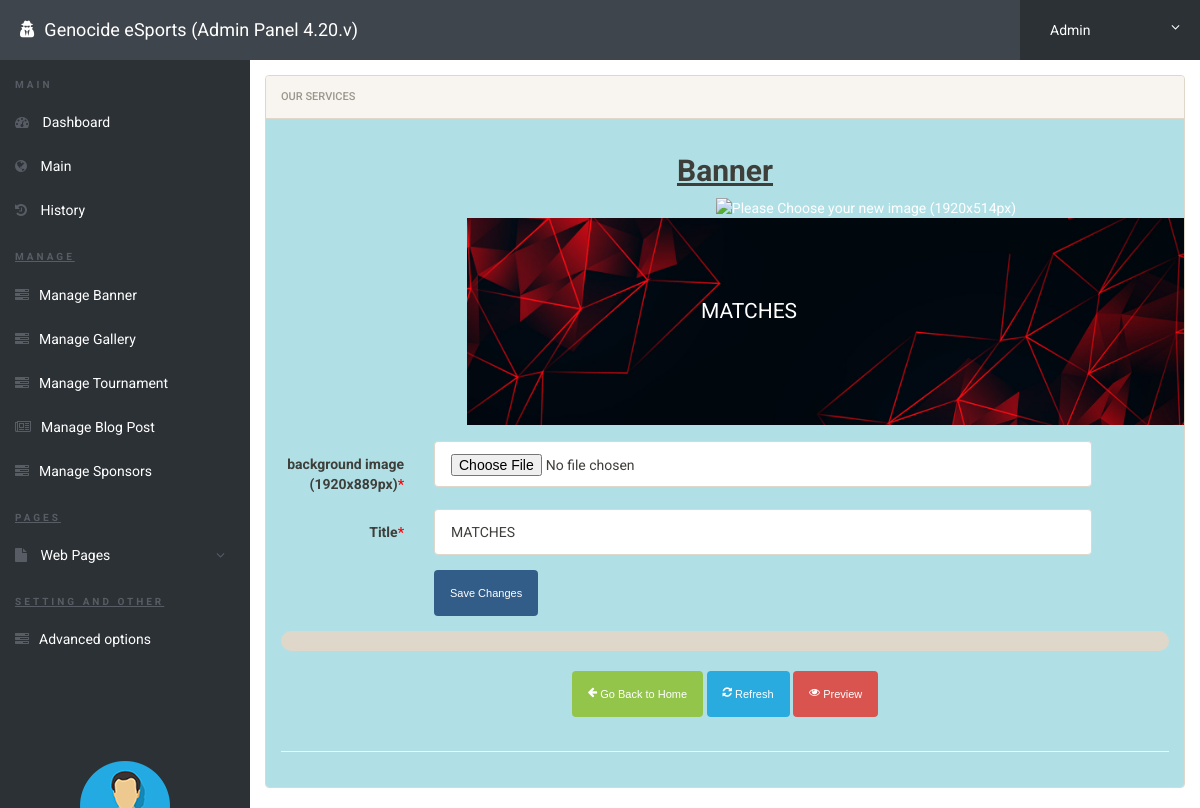
The page /gncadmin/matches-page.php (signed in) on the database its author committed.
### tables this page shows
CREATE TABLE `matches_page_head` (
  `id` int(11) NOT NULL,
  `back_img` varchar(1000) NOT NULL,
  `title` varchar(50) NOT NULL
);

### gncadmin/matches-page.php (the view, shortened to what this page needs)
<?php
include('includes/config.php');
if(strlen($_SESSION['alogin'])==0)
	{
header('location:index.php');
}
else{
?>
<!doctype html>
<html lang="en" class="no-js">
<head>
	<link rel="stylesheet" href="css/font-awesome.min.css">
	<link rel="stylesheet" href="css/bootstrap.min.css">
	<link rel="stylesheet" href="css/dataTables.bootstrap.min.css">
	<link rel="stylesheet" href="css/bootstrap-social.css">
	<link rel="stylesheet" href="css/bootstrap-select.css">
	<link rel="stylesheet" href="css/fileinput.min.css">
	<link rel="stylesheet" href="css/awesome-bootstrap-checkbox.css">
	<link rel="stylesheet" href="css/style.css">
	<link rel="stylesheet" href="https://cdnjs.cloudflare.com/ajax/libs/font-awesome/4.7.0/css/font-awesome.min.css">
</head>
<body>
<link class="jsbin" href="http://ajax.googleapis.com/ajax/libs/jqueryui/1/themes/base/jquery-ui.css" rel="stylesheet" type="text/css" />
<?php
		$sql = "SELECT * from matches_page_head where id = 1";
		$query = $dbh -> prepare($sql);
		$query->execute();
		$result=$query->fetch(PDO::FETCH_OBJ);
?>
	<?php include('includes/header.php');?>
	<div class="ts-main-content">
	<?php include('includes/leftbar.php');?>
		<div class="content-wrapper">
			<div class="container-fluid">
				<div class="row">
					<div class="col-md-12">
						<div class="row">
							<div class="col-md-12">
								<div class="panel panel-default">
									<div class="panel-heading">Our Services</div>
									<div class="panel-body" style="background-color:powderblue;">
										<h2><center><u><b>Banner</b></u></center></h2>
										<form method="post" class="form-horizontal" enctype="multipart/form-data" name="imgform">
											<div class="container">
										<img id="blah" src="#" alt=" Please Choose your new image (1920x514px)" /><br>
										  <div2>
										  <img src="../images/background/<?php echo htmlentities($result->back_img);?>" alt="Snow" style="width:70%;">
										  </div2>
										  <div class="centered"><?php echo htmlentities($result->title);?></div>
										</div>
										<div class="form-group">
											<div class="col-sm-9 col-sm-offset-2">
											</div>
										</div>
										<div class="form-group">
											<label class="col-sm-2 control-label">background image (1920x889px)<span style="color:red">*</span></label>
											<div class="col-sm-9">
											<input type="file" name="back_img" class="form-control" onchange="readURL(this);" id="back_img">
											</div>
										</div>
										<div class="form-group">
											<label class="col-sm-2 control-label">Title<span style="color:red">*</span></label>
											<div class="col-sm-9">
											<input type="text" name="title" placeholder="Post Title (Do not use more than 100 words)" class="form-control" value="<?php echo htmlentities($result->title);?>">
											</div>
										</div>
										<div class="form-group">
											<div class="col-sm-8 col-sm-offset-2">
												<button class="btn btn-primary" name="submit" type="submit" onclick="postFile()">Save Changes</button>
											</div>
										</div>
									</form>
									<div id="progress-bar-file1" class="progress"></div>
										<center>
											<div class="col-sm-12 col-sm-offset-0">
												<a href="dashboard.php"><button class="btn btn-success"><i class="fa fa-arrow-left"></i> Go Back to Home</button></a>
												<a href="services-page.php"><button class="btn btn-info"><i class="fa fa-refresh"></i> Refresh</button></a>
												<button class="btn btn-danger" id="myBtn"><i class="fa fa-eye"></i> Preview </button>
											</div>
										</center><br><br><br>
									<hr>
									</div>
								</div>
							</div>
						</div>
					</div>
				</div>
			</div>
		</div>
	</div>
</body>
</html>
<?php } ?>

### gncadmin/css/style.css (style rules this page uses)
html { font-size: 14px; }
@media only screen and (min-width: 480px) { html { font-size: 17px; } }
@media only screen and (min-width: 768px) { html { font-size: 14px; } }
body { font-size: 1em; }
a { color: #37a6c4; }
.btn { font-family: 'Oswald', sans-serif; }
.btn i { position: relative; top: -2px; }
.panel { overflow: hidden; }
.btn { text-transform: none; }
.ts-main-content .content-wrapper { padding-top: 15px; margin-top: 60px; }
@media only screen and (min-width: 992px) { .ts-main-content .content-wrapper { margin-left: 250px; } }

### gncadmin/matches-page.php (style rules this page uses)
.container { position: relative; text-align: center; color: white; }
.centered { position: absolute; top: 50%; left: 40%; transform: translate(-50%, -50%); font-size: 150%; }

### rows shown on the page
matches_page_head: back_img (picture), title "MATCHES"
